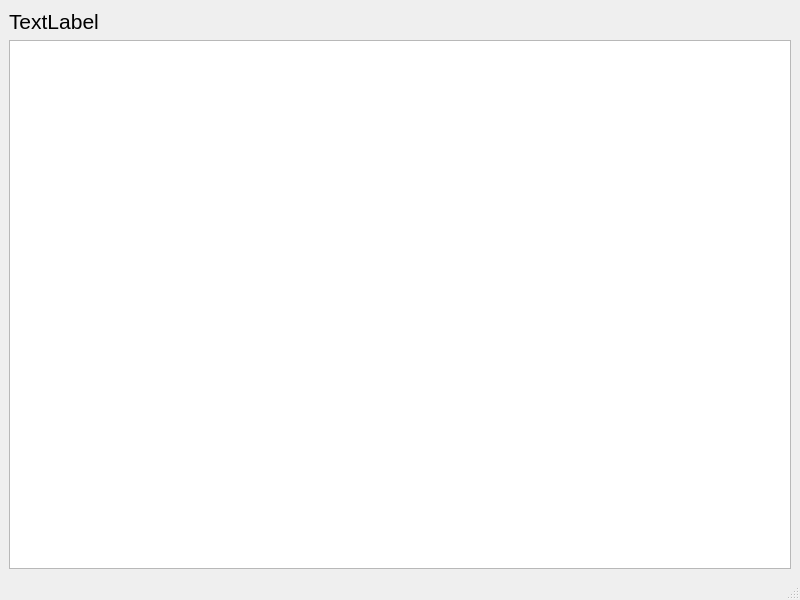
<?xml version="1.0" encoding="UTF-8"?>
<ui version="4.0">
 <class>MainWindow</class>
 <widget class="QMainWindow" name="MainWindow">
  <property name="geometry">
   <rect>
    <x>0</x>
    <y>0</y>
    <width>800</width>
    <height>600</height>
   </rect>
  </property>
  <property name="windowTitle">
   <string>MainWindow</string>
  </property>
  <widget class="QWidget" name="centralwidget">
   <layout class="QGridLayout" name="gridLayout">
    <item row="1" column="0">
     <widget class="QTableWidget" name="wynik_table">
      <property name="styleSheet">
       <string notr="true">gridline-color: rgb(0, 0, 0);
</string>
      </property>
      <property name="frameShape">
       <enum>QFrame::StyledPanel</enum>
      </property>
      <property name="frameShadow">
       <enum>QFrame::Plain</enum>
      </property>
      <property name="midLineWidth">
       <number>1</number>
      </property>
      <property name="sizeAdjustPolicy">
       <enum>QAbstractScrollArea::AdjustIgnored</enum>
      </property>
      <property name="editTriggers">
       <set>QAbstractItemView::NoEditTriggers</set>
      </property>
      <property name="alternatingRowColors">
       <bool>true</bool>
      </property>
      <property name="selectionMode">
       <enum>QAbstractItemView::SingleSelection</enum>
      </property>
      <property name="showGrid">
       <bool>true</bool>
      </property>
      <property name="sortingEnabled">
       <bool>true</bool>
      </property>
      <property name="wordWrap">
       <bool>true</bool>
      </property>
      <property name="cornerButtonEnabled">
       <bool>true</bool>
      </property>
     </widget>
    </item>
    <item row="0" column="0">
     <widget class="QLabel" name="wynik_label">
      <property name="font">
       <font>
        <pointsize>16</pointsize>
       </font>
      </property>
      <property name="text">
       <string>TextLabel</string>
      </property>
     </widget>
    </item>
   </layout>
  </widget>
  <widget class="QMenuBar" name="menubar">
   <property name="geometry">
    <rect>
     <x>0</x>
     <y>0</y>
     <width>800</width>
     <height>21</height>
    </rect>
   </property>
  </widget>
  <widget class="QStatusBar" name="statusbar"/>
 </widget>
 <resources/>
 <connections/>
</ui>
